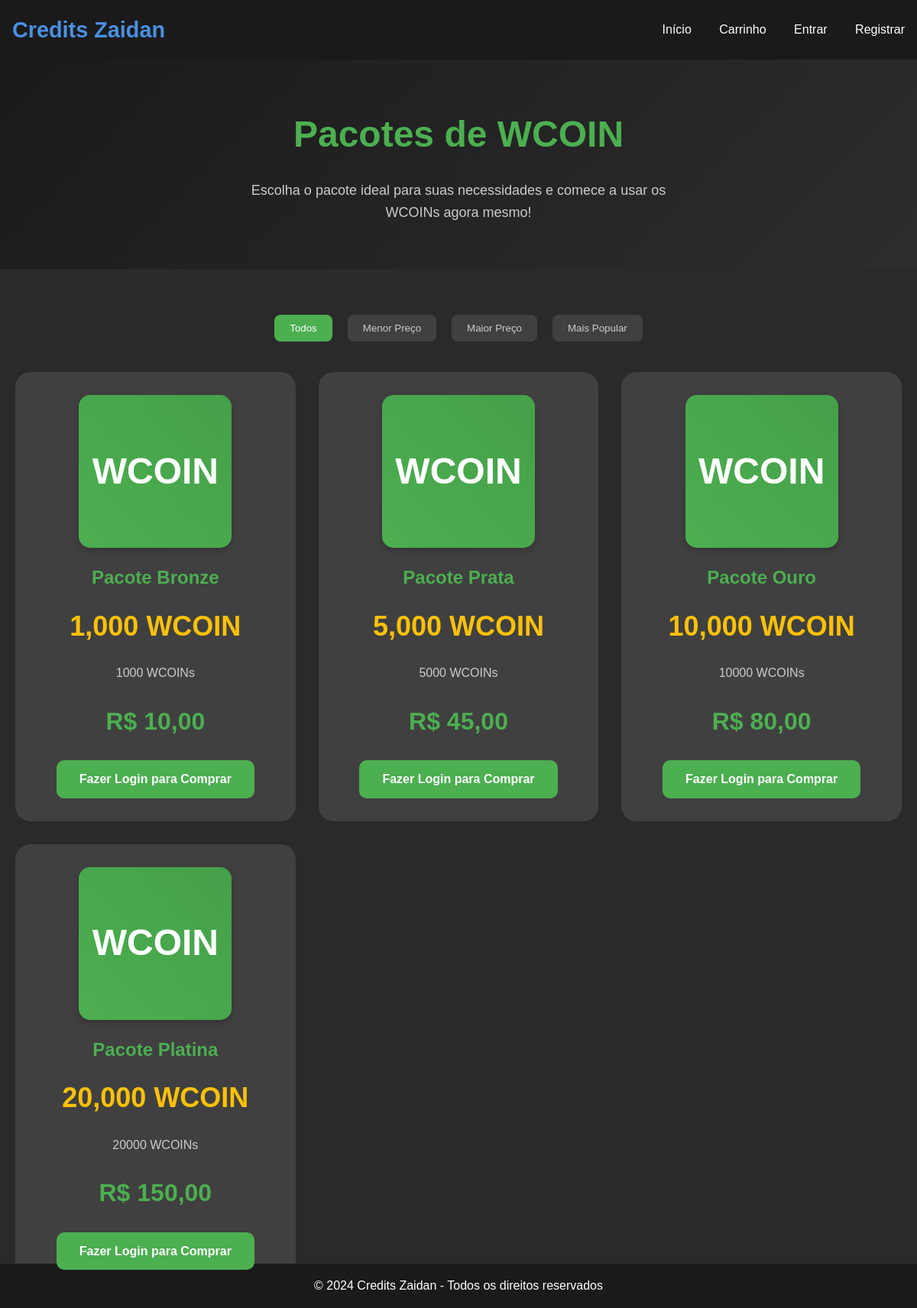
The page / on the database its author committed.
### tables this page shows
CREATE TABLE IF NOT EXISTS pacotes_wcoin (
    id INT AUTO_INCREMENT PRIMARY KEY,
    nome VARCHAR(50) NOT NULL,
    quantidade INT NOT NULL,
    preco DECIMAL(10,2) NOT NULL,
    descricao TEXT,
    ativo BOOLEAN DEFAULT TRUE
);

### includes/functions.php (called while the page is built, shortened)
<?php
function formatarPreco($preco) {
    return 'R$ ' . number_format($preco, 2, ',', '.');
}
function getPacotesWcoin() {
    global $conn;
    $stmt = $conn->prepare("SELECT * FROM pacotes_wcoin ORDER BY preco");
    $stmt->execute();
    return $stmt->fetchAll(PDO::FETCH_ASSOC);
}
?>

### index.php (the view, shortened to what this page needs)
<?php
require_once 'config/database.php';
require_once 'includes/functions.php';
$pacotes = getPacotesWcoin();
?>
<!DOCTYPE html>
<html lang="pt-BR">
<head>
    <link rel="stylesheet" href="assets/css/style.css">
</head>
<body class="dark-theme">
    <header>
        <nav>
            <div class="logo">
                <h1>Credits Zaidan</h1>
            </div>
            <div class="nav-links">
                <a href="index.php">Início</a>
                <a href="carrinho.php">Carrinho</a>
                <?php if (isset($_SESSION['user_id'])): ?>
                    <a href="perfil.php">Meu Perfil</a>
                    <?php if (isAdmin()): ?>
                        <a href="admin/index.php">Painel Admin</a>
                    <?php endif; ?>
                    <a href="logout.php">Sair</a>
                <?php else: ?>
                    <a href="login.php">Entrar</a>
                    <a href="registro.php">Registrar</a>
                <?php endif; ?>
            </div>
        </nav>
    </header>
    <section class="hero-section">
        <h1>Pacotes de WCOIN</h1>
        <p>Escolha o pacote ideal para suas necessidades e comece a usar os WCOINs agora mesmo!</p>
    </section>
    <main class="pacotes-container">
        <div class="filtros">
            <button class="filtro-btn ativo" data-filtro="todos">Todos</button>
            <button class="filtro-btn" data-filtro="menor">Menor Preço</button>
            <button class="filtro-btn" data-filtro="maior">Maior Preço</button>
            <button class="filtro-btn" data-filtro="popular">Mais Popular</button>
        </div>
        <div class="pacotes-grid">
            <?php foreach ($pacotes as $pacote): ?>
                <div class="pacote-card" data-preco="<?php echo $pacote['preco']; ?>">
                    <?php
                    $imagem_path = "assets/images/produtos/{$pacote['id']}.jpg";
                    if (file_exists($imagem_path)):
                    ?>
                        <img src="<?php echo $imagem_path; ?>" alt="<?php echo htmlspecialchars($pacote['nome']); ?>" class="pacote-imagem">
                    <?php else: ?>
                        <div class="pacote-imagem imagem-padrao">
                            WCOIN
                        </div>
                    <?php endif; ?>
                    <div class="pacote-conteudo">
                        <h2 class="pacote-nome"><?php echo htmlspecialchars($pacote['nome']); ?></h2>
                        <div class="pacote-quantidade"><?php echo number_format($pacote['quantidade']); ?> WCOIN</div>
                        <p class="pacote-descricao"><?php echo htmlspecialchars($pacote['descricao']); ?></p>
                        <div class="pacote-preco"><?php echo formatarPreco($pacote['preco']); ?></div>
                        <?php if (isset($_SESSION['user_id'])): ?>
                            <form method="POST" action="carrinho.php" class="form-comprar">
                                <input type="hidden" name="csrf_token" value="<?php echo gerarTokenCSRF(); ?>">
                                <input type="hidden" name="acao" value="adicionar">
                                <input type="hidden" name="pacote_id" value="<?php echo $pacote['id']; ?>">
                                <input type="hidden" name="quantidade" value="1">
                                <button type="submit" class="btn-comprar">Adicionar ao Carrinho</button>
                            </form>
                        <?php else: ?>
                            <a href="login.php" class="btn-comprar">Fazer Login para Comprar</a>
                        <?php endif; ?>
                    </div>
                </div>
            <?php endforeach; ?>
        </div>
    </main>
    <footer>
        <p>&copy; 2024 Credits Zaidan - Todos os direitos reservados</p>
    </footer>
</body>
</html>

### assets/css/style.css (style rules this page uses)
:root { --primary-color: #2a2a2a; --secondary-color: #1a1a1a; --accent-color: #4a90e2; --text-color: #ffffff; --text-secondary: #b0b0b0; }
* { margin: 0; padding: 0; box-sizing: border-box; }
body { font-family: 'Arial', sans-serif; background-color: var(--primary-color); color: var(--text-color); line-height: 1.6; }
.dark-theme { background-color: var(--primary-color); color: var(--text-color); }
header { background-color: var(--secondary-color); padding: 1rem; box-shadow: 0 2px 5px rgba(0,0,0,0.2); }
nav { display: flex; justify-content: space-between; align-items: center; max-width: 1200px; margin: 0 auto; }
.logo h1 { color: var(--accent-color); font-size: 1.8rem; }
.nav-links a { color: var(--text-color); text-decoration: none; margin-left: 2rem; transition: color 0.3s; }
main { max-width: 1200px; margin: 2rem auto; padding: 0 1rem; }
.pacotes-grid { display: grid; grid-template-columns: repeat(auto-fit, minmax(250px, 1fr)); gap: 2rem; }
footer { background-color: var(--secondary-color); padding: 1rem; text-align: center; position: fixed; bottom: 0; width: 100%; }

### index.php (style rules this page uses)
.hero-section { text-align: center; padding: 60px 20px; background: linear-gradient(135deg, #1a1a1a 0%, #2d2d2d 100%); margin-bottom: 40px; }
.hero-section h1 { color: #4CAF50; font-size: 48px; margin-bottom: 20px; animation: fadeInDown 0.8s ease-out; }
.hero-section p { color: #ccc; font-size: 18px; max-width: 600px; margin: 0 auto; animation: fadeInUp 0.8s ease-out; }
.pacotes-container { max-width: 1200px; margin: 0 auto; padding: 20px; }
.pacotes-grid { display: grid; grid-template-columns: repeat(auto-fit, minmax(300px, 1fr)); gap: 30px; margin-top: 40px; }
.pacote-card { background: rgba(255, 255, 255, 0.1); border-radius: 20px; padding: 30px; text-align: center; transition: all 0.3s ease; position: relative; overflow: hidden; animation: fadeIn 0.5s ease-out; display: flex; flex-direction: column; align-items: center; height: 100%; }
.pacote-card::before { content: ''; position: absolute; top: 0; left: 0; width: 100%; height: 100%; background: linear-gradient(45deg, rgba(76, 175, 80, 0.1), transparent); opacity: 0; transition: all 0.3s ease; }
.pacote-imagem { width: 200px; height: 200px; border-radius: 15px; margin-bottom: 20px; object-fit: cover; box-shadow: 0 4px 8px rgba(0, 0, 0, 0.2); transition: all 0.3s ease; }
.pacote-conteudo { display: flex; flex-direction: column; flex: 1; }
.pacote-nome { color: #4CAF50; font-size: 24px; margin-bottom: 15px; font-weight: bold; }
.pacote-quantidade { font-size: 36px; color: #FFC107; margin-bottom: 20px; font-weight: bold; }
.pacote-descricao { color: #ccc; margin-bottom: 25px; line-height: 1.6; }
.pacote-preco { font-size: 32px; color: #4CAF50; margin-bottom: 25px; font-weight: bold; }
.btn-comprar { display: inline-block; padding: 12px 30px; background: #4CAF50; color: white; text-decoration: none; border-radius: 10px; font-weight: bold; transition: all 0.3s ease; border: none; cursor: pointer; width: 100%; text-align: center; margin-top: auto; position: relative; z-index: 1; }
.filtros { display: flex; justify-content: center; gap: 20px; margin-bottom: 30px; }
.filtro-btn { padding: 10px 20px; background: rgba(255, 255, 255, 0.1); border: none; border-radius: 8px; color: #ccc; cursor: pointer; transition: all 0.3s ease; }
.filtro-btn:hover, .filtro-btn.ativo { background: #4CAF50; color: white; }
.imagem-padrao { background: linear-gradient(45deg, #4CAF50, #45a049); display: flex; align-items: center; justify-content: center; color: white; font-size: 48px; font-weight: bold; }

### rows shown on the page
pacotes_wcoin: shows "WCOIN", nome "Pacote Bronze", quantidade "1,000", descricao "1000 WCOINs", preco "R$ 10,00"
pacotes_wcoin: shows "WCOIN", nome "Pacote Prata", quantidade "5,000", descricao "5000 WCOINs", preco "R$ 45,00"
pacotes_wcoin: shows "WCOIN", nome "Pacote Ouro", quantidade "10,000", descricao "10000 WCOINs", preco "R$ 80,00"
pacotes_wcoin: shows "WCOIN", nome "Pacote Platina", quantidade "20,000", descricao "20000 WCOINs", preco "R$ 150,00"
